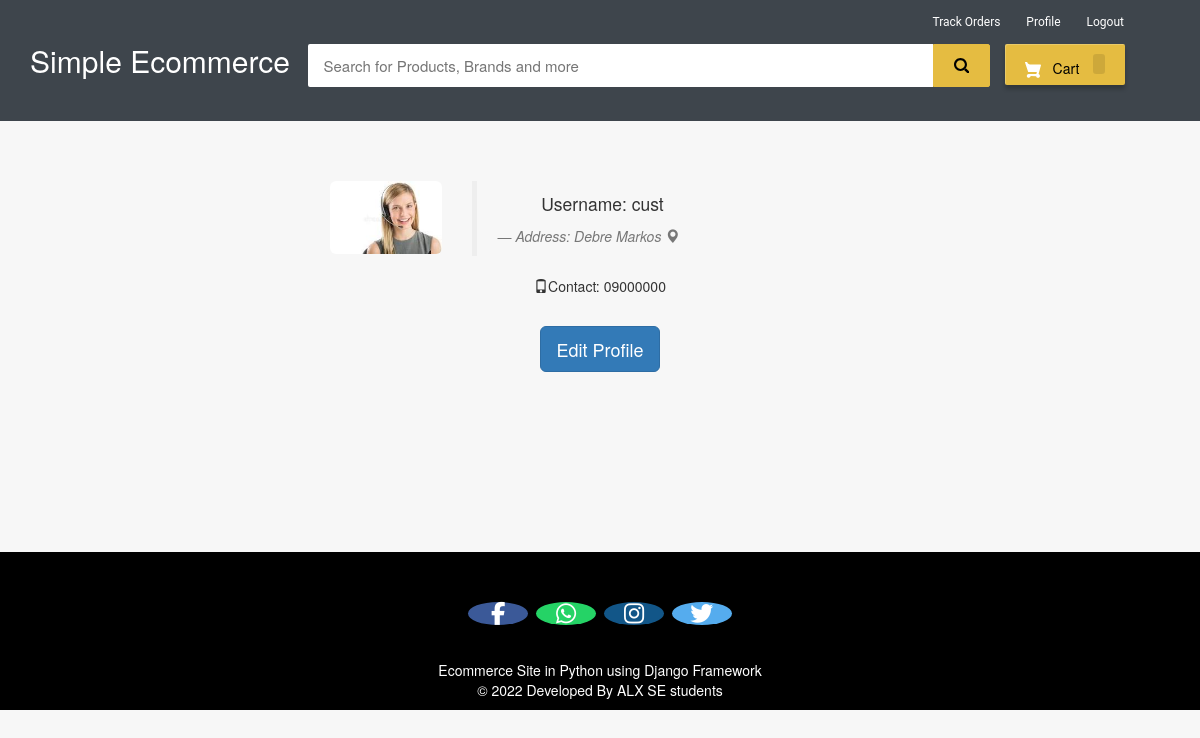
/my-profile (signed in), run on the app's committed database.
### shoeshop/models.py (models this page shows, shortened)
class Customer(models.Model):
    user=models.OneToOneField(User,on_delete=models.CASCADE)
    profile_pic= models.ImageField(upload_to='profile_pic/CustomerProfilePic/',null=True,blank=True)
    address = models.CharField(max_length=40)
    mobile = models.CharField(max_length=20,null=False)

### shoeshop/views.py (the view)
# urls.py: path('my-profile', views.my_profile_view,name='my-profile'),
@login_required(login_url='customerlogin')
@user_passes_test(is_customer)
def my_profile_view(request):
    customer=models.Customer.objects.get(user_id=request.user.id)
    return render(request,'shoeshop/my_profile.html',{'customer':customer})

### shoeshop/views.py (called while the page is built)
def is_customer(user):
    return user.groups.filter(name='CUSTOMER').exists()

### templates/shoeshop/my_profile.html
{% extends 'shoeshop/customer_base.html' %}
{% load static %}
{% block content %}
<link rel="stylesheet" href="/static/my_profile.css">
<br><br><br>
<div style="padding-left:300px;" class="container">
        <div class="col-sm-2 col-md-2">
            <img src="{% static customer.profile_pic.url %}"   alt="profile pic" class="img-rounded img-responsive" />
        </div>
        <div class="col-sm-4 col-md-4">
            <blockquote>
                <p>Username: {{request.user}}</p> <small><cite title="Source Title">Address: {{customer.address}}  <i class="glyphicon glyphicon-map-marker"></i></cite></small>
            </blockquote>
            <p><i class="glyphicon glyphicon-phone"></i>Contact: {{customer.mobile}}
            </p>
        </div>
</div>
<br>
<div style="text-align: center;">
  <a href="/edit-profile"><button class="btn btn-primary btn-lg" ><span>Edit Profile </span></button></a>
</div>
<br><br><br><br><br><br>
{% endblock content %}

### static/customer_base.css (style rules this page uses)
body { background-color: #f7f7f7; }
p { text-align: center; }

### static/my_profile.css (style rules this page uses)
body { background-color:#f7f7f7; }

### data on the page
Customer: profile_pic (picture), address "Debre Markos", mobile "09000000"

### other printed values
{{ request.user }} "cust"
